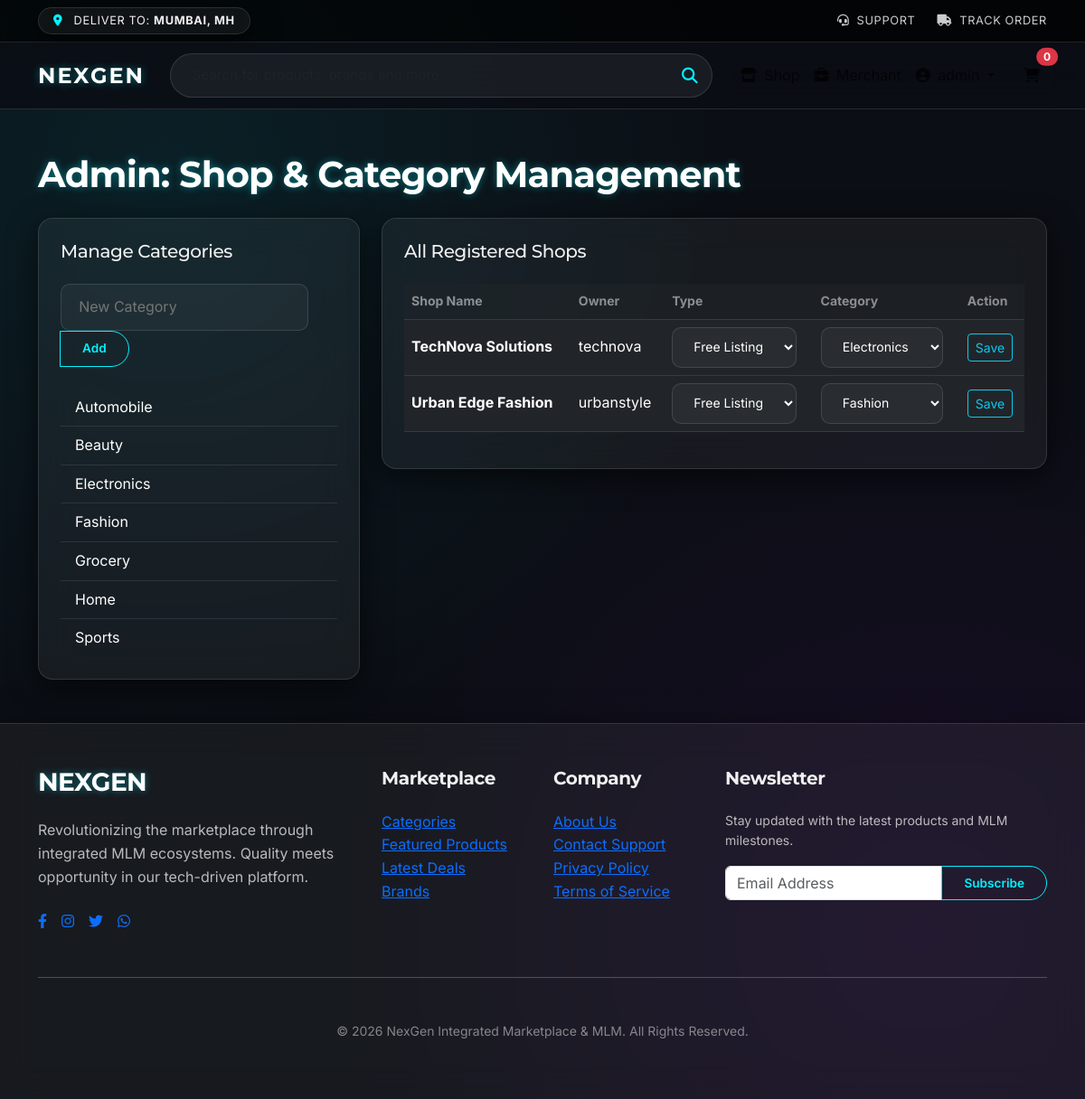
The page /admin/manage_shops.php (signed in) on the database its author committed.
### tables this page shows
CREATE TABLE shop_categories (id INTEGER PRIMARY KEY AUTOINCREMENT, name TEXT NOT NULL UNIQUE);

CREATE TABLE shops (
    id INTEGER PRIMARY KEY AUTOINCREMENT,
    owner_id INTEGER NOT NULL,
    name TEXT NOT NULL,
    description TEXT,
    logo TEXT,
    wallpaper TEXT,
    meta_keywords TEXT,
    og_title TEXT,
    og_description TEXT,
    locality TEXT,
    category TEXT,
    created_at DATETIME DEFAULT CURRENT_TIMESTAMP, type TEXT CHECK(type IN ('privilege', 'classic', 'free_listing')) DEFAULT 'free_listing',
    FOREIGN KEY (owner_id) REFERENCES users(id)
);

CREATE TABLE users (
    id INTEGER PRIMARY KEY AUTOINCREMENT,
    username TEXT NOT NULL UNIQUE,
    password TEXT NOT NULL,
    email TEXT NOT NULL UNIQUE,
    role TEXT CHECK(role IN ('admin', 'shop_owner', 'member')) DEFAULT 'member',
    referrer_id INTEGER,
    level INTEGER DEFAULT 1,
    rebirth_count INTEGER DEFAULT 0,
    created_at DATETIME DEFAULT CURRENT_TIMESTAMP,
    FOREIGN KEY (referrer_id) REFERENCES users(id)
);

### includes/config.php (called while the page is built, shortened)
<?php
function is_logged_in() {
    return isset($_SESSION['user_id']);
}
function e($text) {
    return htmlspecialchars($text ?? '', ENT_QUOTES, 'UTF-8');
}
?>

### admin/manage_shops.php (the view, shortened to what this page needs)
<?php
require_once '../includes/config.php';
$shops = $pdo->query("SELECT s.*, u.username as owner_name FROM shops s JOIN users u ON s.owner_id = u.id ORDER BY s.created_at DESC")->fetchAll();
$categories = $pdo->query("SELECT * FROM shop_categories ORDER BY name ASC")->fetchAll();
include '../includes/header.php';
?>
<div class="container my-5">
    <div class="d-flex justify-content-between align-items-center mb-4">
        <h1 class="neon-text m-0">Admin: Shop & Category Management</h1>
    </div>
    <div class="row g-4">
        <div class="col-lg-4">
            <div class="glass-card p-4">
                <h3 class="h5 mb-4">Manage Categories</h3>
                <form method="POST" class="mb-4">
                    <div class="input-group">
                        <input type="text" name="cat_name" class="glass-input" placeholder="New Category" required>
                        <button type="submit" name="add_category" class="neon-button-sm">Add</button>
                    </div>
                </form>
                <div class="list-group list-group-flush bg-transparent">
                    <?php foreach($categories as $cat): ?>
                        <div class="list-group-item bg-transparent text-white border-secondary border-opacity-25 py-2">
                            <?php echo e($cat['name']); ?>
                        </div>
                    <?php endforeach; ?>
                </div>
            </div>
        </div>
        <div class="col-lg-8">
            <div class="glass-card p-4">
                <h3 class="h5 mb-4">All Registered Shops</h3>
                <div class="table-responsive">
                    <table class="table table-dark table-hover align-middle">
                        <thead>
                            <tr class="small opacity-50">
                                <th>Shop Name</th>
                                <th>Owner</th>
                                <th>Type</th>
                                <th>Category</th>
                                <th>Action</th>
                            </tr>
                        </thead>
                        <tbody>
                            <?php foreach($shops as $s): ?>
                            <tr>
                                <td><strong><?php echo e($s['name']); ?></strong></td>
                                <td><?php echo e($s['owner_name']); ?></td>
                                <form method="POST">
                                    <td>
                                        <select name="shop_type" class="glass-input p-1 small">
                                            <option value="free_listing" <?php echo $s['type'] === 'free_listing' ? 'selected' : ''; ?>>Free Listing</option>
                                        </select>
                                    </td>
                                    <td>
                                        <select name="shop_category" class="glass-input p-1 small">
                                            <?php foreach($categories as $cat): ?>
                                                <option value="<?php echo e($cat['name']); ?>" <?php echo $s['category'] === $cat['name'] ? 'selected' : ''; ?>><?php echo e($cat['name']); ?></option>
                                            <?php endforeach; ?>
                                        </select>
                                    </td>
                                    <td>
                                        <button type="submit" name="update_shop" class="btn btn-sm btn-outline-info">Save</button>
                                    </td>
                                </form>
                            </tr>
                            <?php endforeach; ?>
                        </tbody>
                    </table>
                </div>
            </div>
        </div>
    </div>
</div>
<?php include '../includes/footer.php'; ?>

### includes/header.php (shortened to what this page needs)
<?php
require_once __DIR__ . '/config.php';
?>
<!DOCTYPE html>
<html lang="en">
<head>
    <link href="https://cdn.jsdelivr.net/npm/bootstrap@5.3.0/dist/css/bootstrap.min.css" rel="stylesheet">
    <link rel="stylesheet" href="https://cdnjs.cloudflare.com/ajax/libs/font-awesome/6.4.0/css/all.min.css">
    <link rel="stylesheet" href="<?php echo BASE_URL; ?>/assets/css/style.css">
</head>
<body>
    <div class="top-bar py-2 d-none d-lg-block">
        <div class="container d-flex justify-content-between align-items-center">
            <div class="location-selector glass-card py-1 px-3">
                <i class="fas fa-map-marker-alt me-2 neon-cyan"></i>
                <span>Deliver to: <strong>Mumbai, MH</strong></span>
            </div>
            <div class="top-links d-flex gap-4">
                <a href="#"><i class="fas fa-headset me-1"></i> Support</a>
                <a href="#"><i class="fas fa-truck me-1"></i> Track Order</a>
            </div>
        </div>
    </div>
    <nav class="navbar navbar-expand-lg sticky-top main-nav">
        <div class="container">
            <a class="navbar-brand neon-text" href="<?php echo BASE_URL; ?>/index.php">NEXGEN</a>
            <div class="collapse navbar-collapse" id="mainNavbar">
                <form class="mx-auto d-flex search-container my-2 my-lg-0">
                    <input class="form-control search-input" type="search" placeholder="Search for products, brands and more" aria-label="Search">
                    <button class="btn search-btn" type="submit"><i class="fas fa-search"></i></button>
                </form>
                <ul class="navbar-nav ms-auto align-items-center">
                    <li class="nav-item">
                        <a class="nav-link" href="<?php echo BASE_URL; ?>/index.php"><i class="fas fa-store me-1"></i> Shop</a>
                    </li>
                    <?php if (is_logged_in()): ?>
                        <li class="nav-item">
                            <a class="nav-link" href="<?php echo BASE_URL; ?>/shop_portal.php"><i class="fas fa-briefcase me-1"></i> Merchant</a>
                        </li>
                        <li class="nav-item dropdown">
                            <a class="nav-link dropdown-toggle" href="#" role="button" data-bs-toggle="dropdown">
                                <i class="fas fa-user-circle me-1"></i> <?php echo e($_SESSION['username']); ?>
                            </a>
                        </li>
                    <?php endif; ?>
                    <li class="nav-item ms-lg-3">
                        <a class="nav-link cart-icon position-relative" href="#">
                            <i class="fas fa-shopping-cart"></i>
                            <span class="position-absolute top-0 start-100 translate-middle badge rounded-pill bg-danger">0</span>
                        </a>
                    </li>
                </ul>
            </div>
        </div>
    </nav>

### includes/footer.php (shortened to what this page needs)
    <footer class="mt-5 py-5 glass-card rounded-0 border-start-0 border-end-0 border-bottom-0">
        <div class="container">
            <div class="row g-4">
                <div class="col-lg-4 col-md-6">
                    <h3 class="neon-text mb-4">NEXGEN</h3>
                    <p class="opacity-75">Revolutionizing the marketplace through integrated MLM ecosystems. Quality meets opportunity in our tech-driven platform.</p>
                    <div class="social-links d-flex gap-3 mt-4">
                        <a href="#" class="glass-btn-circle"><i class="fab fa-facebook-f"></i></a>
                        <a href="#" class="glass-btn-circle"><i class="fab fa-instagram"></i></a>
                        <a href="#" class="glass-btn-circle"><i class="fab fa-twitter"></i></a>
                        <a href="#" class="glass-btn-circle"><i class="fab fa-whatsapp"></i></a>
                    </div>
                </div>
                <div class="col-lg-2 col-md-6">
                    <h5 class="mb-4 fw-bold">Marketplace</h5>
                    <ul class="list-unstyled footer-links">
                        <li><a href="#">Categories</a></li>
                        <li><a href="#">Featured Products</a></li>
                        <li><a href="#">Latest Deals</a></li>
                        <li><a href="#">Brands</a></li>
                    </ul>
                </div>
                <div class="col-lg-2 col-md-6">
                    <h5 class="mb-4 fw-bold">Company</h5>
                    <ul class="list-unstyled footer-links">
                        <li><a href="#">About Us</a></li>
                        <li><a href="#">Contact Support</a></li>
                        <li><a href="#">Privacy Policy</a></li>
                        <li><a href="#">Terms of Service</a></li>
                    </ul>
                </div>
                <div class="col-lg-4 col-md-6">
                    <h5 class="mb-4 fw-bold">Newsletter</h5>
                    <p class="small opacity-75">Stay updated with the latest products and MLM milestones.</p>
                    <div class="input-group mb-3 glass-input-group">
                        <input type="email" class="form-control" placeholder="Email Address">
                        <button class="btn neon-button-sm" type="button">Subscribe</button>
                    </div>
                </div>
            </div>
            <hr class="neon-line my-5">
            <div class="text-center opacity-50 small">
                <p>&copy; <?php echo date('Y'); ?> NexGen Integrated Marketplace & MLM. All Rights Reserved.</p>
            </div>
        </div>
    </footer>
</body>
</html>

### assets/css/style.css (style rules this page uses)
:root { --neon-cyan: #00f3ff; --neon-purple: #bc13fe; --dark-bg: #0b0e14; --glass-bg: rgba(255, 255, 255, 0.05); --glass-border: rgba(255, 255, 255, 0.12); --glass-hover: rgba(255, 255, 255, 0.1); --card-shadow: 0 8px 32px 0 rgba(0, 0, 0, 0.6); --transition: all 0.3s cubic-bezier(0.4, 0, 0.2, 1); }
body { background-color: var(--dark-bg); background-image: radial-gradient(circle at 15% 15%, rgba(0, 243, 255, 0.08) 0%, transparent 45%), radial-gradient(circle at 85% 85%, rgba(188, 19, 254, 0.08) 0%, transparent 45%); color: #f0f0f0; font-family: 'Inter', sans-serif; line-height: 1.6; overflow-x: hidden; }
h1, h2, h3, h4, h5, .navbar-brand { font-family: 'Montserrat', sans-serif; font-weight: 700; letter-spacing: -0.02em; }
.glass-card { background: var(--glass-bg); backdrop-filter: blur(20px); -webkit-backdrop-filter: blur(20px); border: 1px solid var(--glass-border); border-radius: 16px; box-shadow: var(--card-shadow); transition: var(--transition); }
.top-bar { background: rgba(0, 0, 0, 0.7); font-size: 0.8rem; border-bottom: 1px solid var(--glass-border); letter-spacing: 0.05em; text-transform: uppercase; }
.top-bar a { color: #ccc; text-decoration: none; transition: var(--transition); }
.main-nav { background: rgba(11, 14, 20, 0.85); backdrop-filter: blur(20px); border-bottom: 1px solid var(--glass-border); padding: 0.75rem 0; }
.navbar-brand { font-size: 1.5rem; letter-spacing: 2px; }
.neon-text { color: #fff; text-shadow: 0 0 8px rgba(0, 243, 255, 0.4); }
.neon-cyan { color: var(--neon-cyan); }
.search-container { width: 100%; max-width: 600px; position: relative; }
.search-input { background: rgba(255, 255, 255, 0.06) !important; border: 1px solid var(--glass-border) !important; border-radius: 50px !important; color: #fff !important; padding: 0.75rem 1.5rem !important; padding-right: 3.5rem !important; font-size: 0.95rem; }
.search-btn { position: absolute; right: 8px; top: 50%; transform: translateY(-50%); color: var(--neon-cyan); border: none; background: none; font-size: 1.1rem; padding: 0.5rem; }
.glass-input { background: rgba(255, 255, 255, 0.04) !important; border: 1px solid var(--glass-border) !important; color: #fff !important; padding: 0.75rem 1.2rem !important; border-radius: 10px !important; transition: var(--transition); }
.neon-button-sm { background: transparent; border: 1.5px solid var(--neon-cyan); color: var(--neon-cyan); border-radius: 50px; padding: 0.5rem 1.5rem; font-size: 0.85rem; font-weight: 600; transition: var(--transition); }

### rows shown on the page
shop_categories: name "Automobile"
shop_categories: name "Beauty"
shop_categories: name "Electronics"
shop_categories: name "Fashion"
shop_categories: name "Grocery"
shop_categories: name "Home"
shop_categories: name "Sports"
shops: name "TechNova Solutions", owner.username "technova", shop_type "Free Listing", shop_category "Electronics"
shops: name "Urban Edge Fashion", owner.username "urbanstyle", shop_type "Free Listing", shop_category "Fashion"
